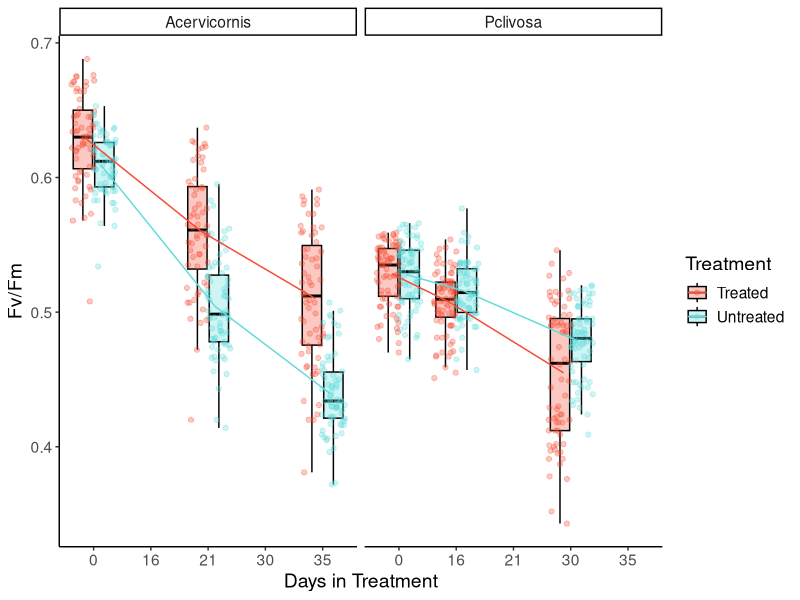
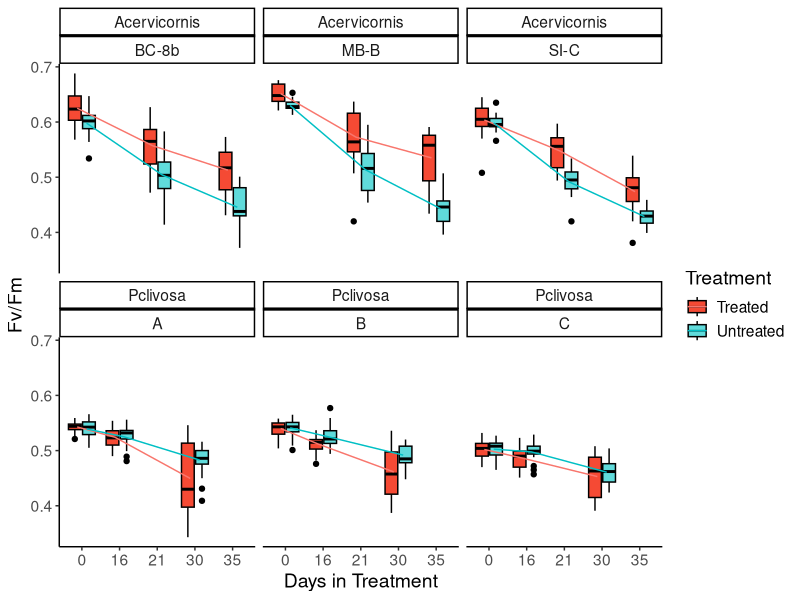
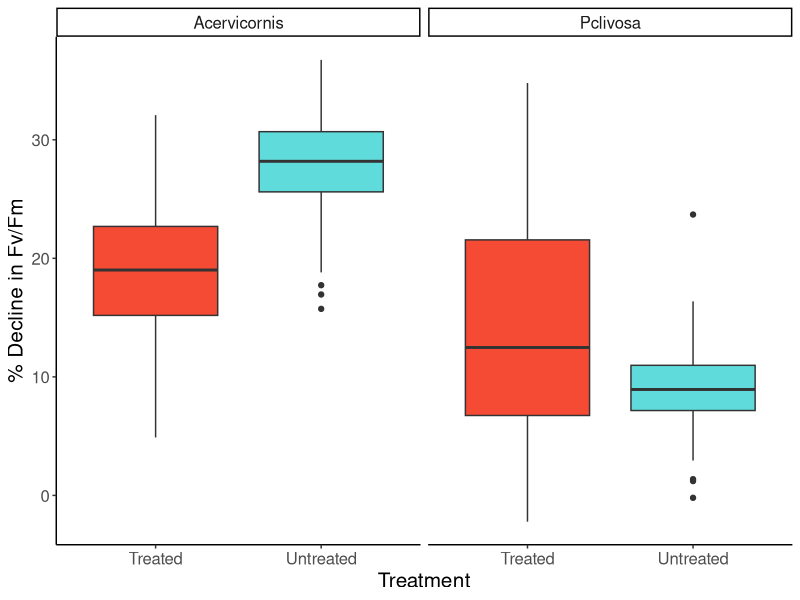
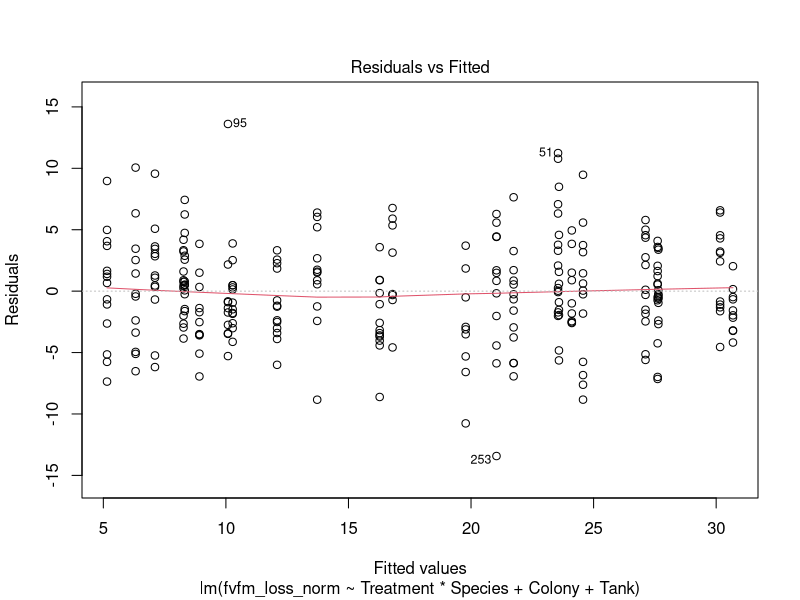
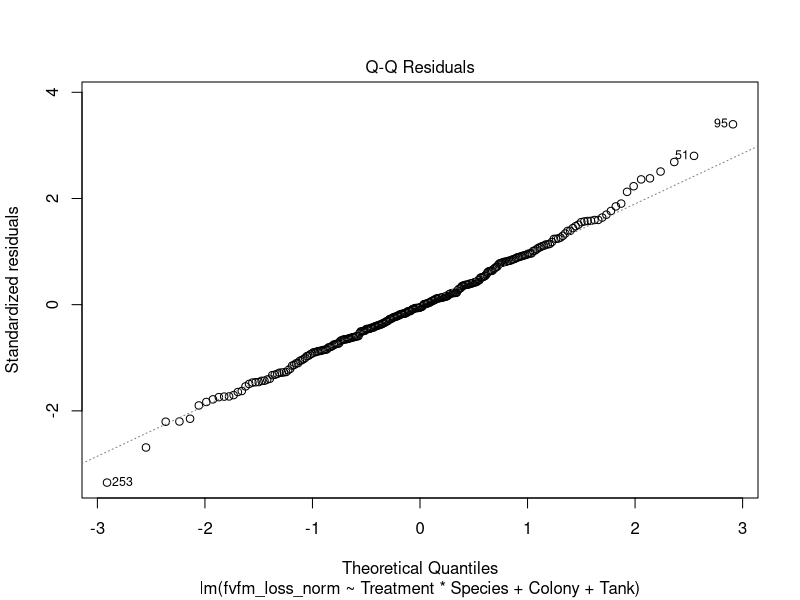
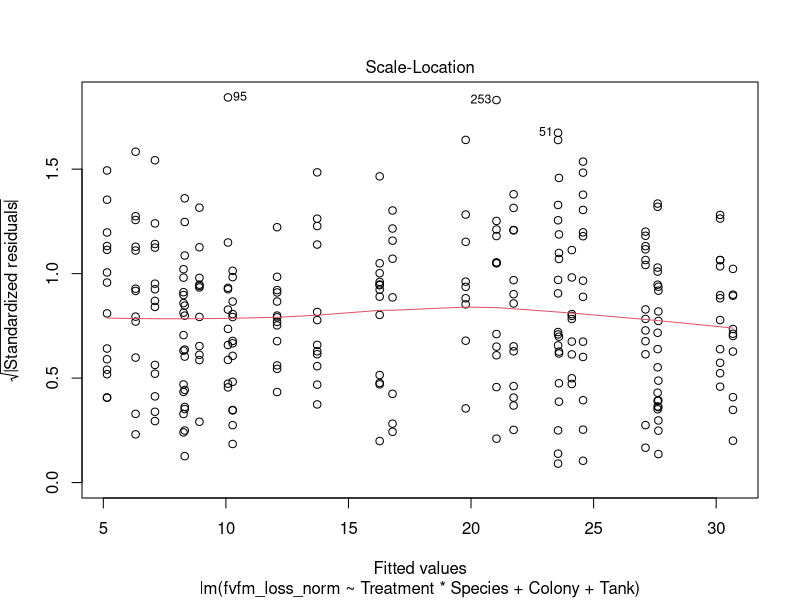
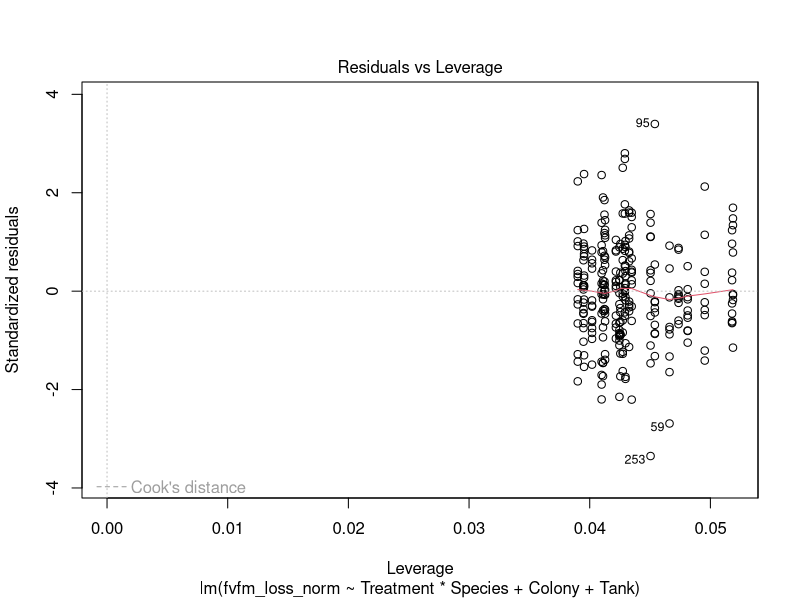
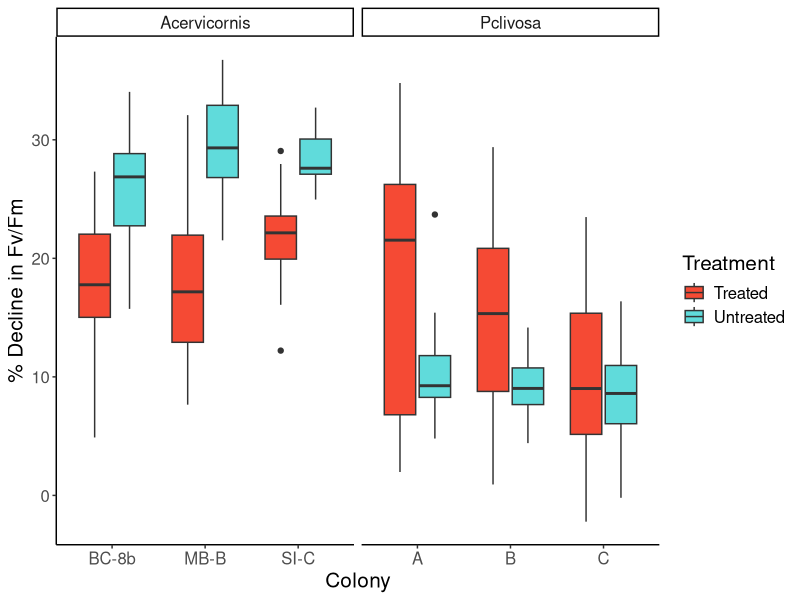

Write R code to recreate these figures, in order.
## ---- chunk 1
library(tidyverse)
library(plotrix)
library(ggpubr)
library(rstatix)
library(cowplot)
## ---- chunk 2
ipam_tidy_data <- read.csv("ipam_tidy_data.csv")

treatment_time_bothspecies <- ipam_tidy_data %>% 
  dplyr::filter(!Treatment_period == "CBASS") %>%
  drop_na(Colony) %>% #this is because there are some corals that never matched up to IPAM values so they're just NA
  dplyr::select(Date, Colony, Puck, Tank, fvfm, Treatment, Species) %>% 
  mutate(Date = mdy(Date)) %>% 
  dplyr::filter(Date <= "2022-04-20") %>% 
  pivot_wider(names_from = Date, values_from = fvfm) %>% 
   mutate(fvfm_t0 = case_when(Species == "Acervicornis" ~ `2022-03-16`,
                                  Species == "Pclivosa" ~ `2022-03-21`)) %>% 
   mutate(fvfm_t1 = case_when(Species == "Acervicornis" ~ `2022-04-06`,
                                  Species == "Pclivosa" ~ `2022-04-06`)) %>% 
   mutate(fvfm_t2 = case_when(Species == "Acervicornis" ~ `2022-04-20`,
                                  Species == "Pclivosa" ~ `2022-04-20`)) %>% 
  pivot_longer(fvfm_t0:fvfm_t2, names_to = "fvfm_timepoint", values_to = "fvfm") %>% 
  mutate(numDays = case_when(fvfm_timepoint == "fvfm_t0" ~ 0,
                             Species == "Pclivosa" & fvfm_timepoint == "fvfm_t1" ~ 16,
                             Species == "Acervicornis" & fvfm_timepoint == "fvfm_t1" ~ 21,
                             Species == "Pclivosa" & fvfm_timepoint == "fvfm_t2" ~ 30,
                             Species == "Acervicornis" & fvfm_timepoint == "fvfm_t2" ~ 35,
                             Species == "Pclivosa" & fvfm_timepoint == "fvfm_t3" ~ 65,
                             Species == "Acervicornis" & fvfm_timepoint == "fvfm_t3" ~ 70))

treatment_normalized_bothspecies <- ipam_tidy_data %>% 
  dplyr::filter(!Treatment_period == "CBASS") %>%
  drop_na(Colony) %>% #this is because there are some corals that never matched up to IPAM values so they're just NA
  dplyr::select(Date, Colony, Puck, Tank, fvfm, Treatment, Species)  %>% 
  mutate(Date = mdy(Date)) %>% 
  dplyr::filter(Date <= "2022-04-20") %>% #pre-CBASS time points
  pivot_wider(names_from = Date, values_from = fvfm) %>% 
  mutate(fvfm_loss = case_when(Species == "Acervicornis" ~ `2022-03-16` - `2022-04-20`,
                               Species == "Pclivosa" ~ `2022-03-21` - `2022-04-20`)) %>% 
  mutate(fvfm_loss_norm = case_when(Species == "Acervicornis" ~ (fvfm_loss/`2022-03-16`)*100,
                               Species == "Pclivosa" ~ (fvfm_loss/`2022-03-21`)*100))

#save data for WGCNA
treatment_normalized_bothspecies %>% 
  select(Colony, Puck, Treatment, Species, fvfm_loss, fvfm_loss_norm) %>% 
  write_csv("treatment_fvfm.csv")

## ---- chunk 3
treatment_time_bothspecies %>% 
  select(Colony:Species, fvfm_timepoint, fvfm) %>% 
  filter(fvfm_timepoint == "fvfm_t2") %>% #282 corals
  group_by(Species, Colony, Treatment) %>% 
  summarise(count = n())
## ---- chunk 4
treatment_time_bothspecies %>% 
  dplyr::select(!c(`2022-04-06`:`2022-04-20`)) %>% 
  mutate(numDays = as.factor(numDays)) %>% 
  ggplot(., aes(x=numDays, y=fvfm, fill = Treatment, color = Treatment)) + 
  geom_boxplot(color = "black", outlier.shape = NA, alpha=0.3) + #not removing outliers, just removing the black dots because they are already represented in the geom_point() line
  geom_point(position = position_jitterdodge(), alpha=0.3) +
  stat_summary(fun=mean, geom="line", aes(group=Treatment, color = Treatment), position = position_dodge(width = 0.5)) +
  facet_wrap(~Species) + 
  theme_classic() + 
  labs(y = "Fv/Fm", x = "Days in Treatment") +
  scale_fill_manual(labels=c("Treated", "Untreated"), values = c("#F54A34", "#60DBDB"))  +
  scale_color_manual(labels=c("Treated", "Untreated"), values = c("#F54A34", "#60DBDB")) +
  theme(text = element_text(size = 14)) 
#ggsave("treatment_bothspecies_overtimeboxplots.pdf")
## ---- chunk 5
treatment_time_bothspecies%>% 
  dplyr::select(!c(`2022-04-06`:`2022-04-20`)) %>% 
  mutate(numDays = as.factor(numDays)) %>% 
  ggplot(., aes(x=numDays, y=fvfm, fill = Treatment)) + 
  geom_boxplot(color = "black") +
  stat_summary(fun=mean, geom="line", aes(group=Treatment, color = Treatment), position = position_dodge(width = 0.5)) +
  facet_wrap(~Species + Colony) + 
  theme_classic() + 
  labs(y = "Fv/Fm", x = "Days in Treatment") +
  scale_fill_manual(labels=c("Treated", "Untreated"), values = c("#F54A34", "#60DBDB"))  +
  theme(text = element_text(size = 14))
## ---- chunk 6
treatment_normalized_bothspecies%>% 
  ggplot(., aes(x=Treatment, y= fvfm_loss_norm, fill= Treatment)) +
  geom_boxplot() + 
  theme_classic() + 
  labs(y = "% Decline in Fv/Fm", x="Treatment") +
  scale_fill_manual(labels=c("Treated", "Untreated"), values = c("#F54A34", "#60DBDB")) +
  theme(text = element_text(size = 15)) + 
  facet_wrap(~Species) +
  theme(legend.position="none")
  
#ggsave("treatment_normalized_bothspecies_boxplot.pdf")
## ---- chunk 7
str(treatment_normalized_bothspecies)
#make factors: Colony, Puck, Tank, Treatment, Species

treatment_normalized_bothspecies %>% 
  mutate_at(vars(Colony, Puck, Tank, Treatment, Species), factor) -> treatment_normalized_bothspecies
## ---- chunk 8
treat_model_1 <- lm(fvfm_loss_norm ~ Treatment*Species + Colony + Tank, data = treatment_normalized_bothspecies)
treat_model_metrics_1 <- augment(treat_model_1)
plot(treat_model_1)

# assess normality of residuals using Shapiro-Wilk test
shapiro_test(treat_model_metrics_1$.resid) # not significant

# assess homogeneity of variances using Levene's Test
levene_test(.resid ~ Treatment*Species, data = treat_model_metrics_1) #not significant

# identifying outliers
treat_model_metrics_1 %>% 
  filter(abs(.std.resid) > 3) -> treat_outliers_1
# 2 outliers

#remove outliers
treatment_normalized_bothspecies_2wayanova <- treatment_normalized_bothspecies[!rownames(treatment_normalized_bothspecies) %in% treat_outliers_1$.rownames,]

#two corals were indeed removed from data frame
## ---- chunk 9
aov(fvfm_loss_norm ~ Treatment*Species, data = treatment_normalized_bothspecies_2wayanova)

summary(aov(fvfm_loss_norm ~ Treatment*Species, data = treatment_normalized_bothspecies_2wayanova))

#capture.output(summary(aov(fvfm_loss_norm ~ Treatment*Species, data = treatment_normalized_bothspecies)), file = "fvfm_loss_norm_bothspecies_anova_table.csv")

TukeyHSD(aov(fvfm_loss_norm ~ Treatment*Species, data = treatment_normalized_bothspecies_2wayanova))
         
#capture.output(TukeyHSD(aov(fvfm_loss_norm ~ Treatment*Species, data = treatment_normalized_bothspecies)), file = "fvfm_loss_norm_bothspecies_anova_tukey.csv")
## ---- chunk 10
treatment_normalized_bothspecies%>% 
  ggplot(., aes(x=Colony, y= fvfm_loss_norm, fill=Treatment)) +
  geom_boxplot() + 
  theme_classic() + labs(y = "% Decline in Fv/Fm", x="Colony") +
  scale_fill_manual(labels=c("Treated", "Untreated"), values = c("#F54A34", "#60DBDB"))  +
  theme(text = element_text(size = 15)) + 
  facet_wrap(~Species, scales = "free_x")
#ggsave("treatment_normalized_genotypes_boxplot.pdf")
## ---- chunk 11
treat_model_2 <- lm(fvfm_loss_norm ~ Treatment*Species*Colony + Tank, data = treatment_normalized_bothspecies)
treat_model_metrics_2 <- augment(treat_model_2)
plot(treat_model_2)

# assess normality of residuals using Shapiro-Wilk test
shapiro_test(treat_model_metrics_2$.resid) # not significant

# assess homogeneity of variances using Levene's Test
levene_test(.resid ~ Treatment*Species*Colony, data = treat_model_metrics_2) #not significant

# identifying outliers
treat_model_metrics_2 %>% 
  filter(abs(.std.resid) > 3) -> treat_outliers_2
# 2 outliers

#remove outliers
treatment_normalized_bothspecies_3wayanova <- treatment_normalized_bothspecies[!rownames(treatment_normalized_bothspecies) %in% treat_outliers_2$.rownames,]
## ---- chunk 12
aov(fvfm_loss_norm ~ Treatment*Species*Colony, data = treatment_normalized_bothspecies_3wayanova)

summary(aov(fvfm_loss_norm ~ Treatment*Species*Colony, data = treatment_normalized_bothspecies_3wayanova))

#capture.output(summary(aov(fvfm_loss_norm ~ Treatment*Species*Colony, data = treatment_normalized_bothspecies_3wayanova)), file = "fvfm_loss_norm_bothspeciesgenet_anova_table.csv")

TukeyHSD(aov(fvfm_loss_norm ~ Treatment*Species*Colony, data = treatment_normalized_bothspecies_3wayanova))
         
#capture.output(TukeyHSD(aov(fvfm_loss_norm ~ Treatment*Species*Colony, data = treatment_normalized_bothspecies_3wayanova)), file = "fvfm_loss_norm_bothspeciesgenet_anova_tukey.csv")
## ---- chunk 13
p1<-treatment_normalized_bothspecies %>% 
  drop_na(fvfm_loss_norm) %>% 
  group_by(Species, Treatment) %>% 
  mutate(mean_fvfmlossnorm = mean(fvfm_loss_norm), se_fvfmlossnorm = std.error(fvfm_loss_norm)) %>% 
  ggplot(., aes(x = Treatment, y = mean_fvfmlossnorm)) +
  theme_classic()+
  geom_jitter(aes(y=fvfm_loss_norm, color = Treatment, fill = Treatment),
              position=position_dodge(width=0.8),
              alpha=0.1, pch = 21,
              color = "black") +
  geom_errorbar(aes(x = Treatment, ymax = mean_fvfmlossnorm+se_fvfmlossnorm, ymin = mean_fvfmlossnorm-se_fvfmlossnorm, color = Treatment), width = .1, position = position_dodge(width=0.8)) +
  scale_color_manual(labels=c("Treated", "Untreated"), values = c("#F54A34", "#60DBDB")) +
  geom_point(mapping = aes(x = Treatment, fill = Treatment), size = 2.5, pch = 21, color = "black", position = position_dodge(width=0.8))+
  scale_fill_manual(labels=c("Treated", "Untreated"), values = c("#F54A34", "#60DBDB")) +
  xlab("Treatment")+
  ylab("% Decline in Fv/Fm")+
  facet_wrap(~Species, scales = "free_x") +
  theme(text = element_text(size = 15)) +
  ylim(-4,40) +
  theme(legend.position="none")
## ---- chunk 14
p2<-treatment_normalized_bothspecies %>% 
  drop_na(fvfm_loss_norm) %>% 
  group_by(Species, Treatment, Colony) %>% 
  mutate(mean_fvfmlossnorm = mean(fvfm_loss_norm), se_fvfmlossnorm = std.error(fvfm_loss_norm)) %>% 
  ggplot(., aes(x = Colony, y = mean_fvfmlossnorm)) +
  theme_classic()+
  geom_jitter(aes(y=fvfm_loss_norm, color = Treatment, fill = Treatment),
              position=position_dodge(width=0.8),
              alpha=0.1, pch = 21,
              color = "black") +
  geom_errorbar(aes(x = Colony, ymax = mean_fvfmlossnorm+se_fvfmlossnorm, ymin = mean_fvfmlossnorm-se_fvfmlossnorm, color = Treatment), width = .1, position = position_dodge(width=0.8)) +
  scale_color_manual(labels=c("Treated", "Untreated"), values = c("#F54A34", "#60DBDB")) +
  geom_point(mapping = aes(x = Colony, fill = Treatment), size = 2.5, pch = 21, color = "black", position = position_dodge(width=0.8))+
  scale_fill_manual(labels=c("Treated", "Untreated"), values = c("#F54A34", "#60DBDB")) +
  xlab("Colony")+
  ylab("% Decline in Fv/Fm")+
  facet_wrap(~Species, scales = "free_x") +
  ylim(-4,40) +
  theme(text = element_text(size = 15))
## ---- chunk 15
plot_grid(p1, p2, rel_widths = c(1.5,2))
#ggsave("treatment_percentfvfmloss_dotplot.pdf", width = 12, height = 5)
